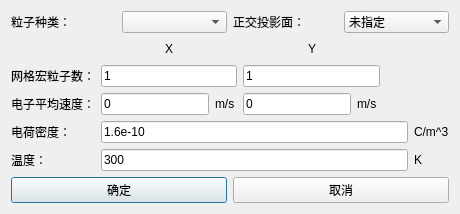
<?xml version="1.0" encoding="UTF-8"?>
<ui version="4.0">
 <class>Dialog</class>
 <widget class="QDialog" name="Dialog">
  <property name="geometry">
   <rect>
    <x>0</x>
    <y>0</y>
    <width>460</width>
    <height>205</height>
   </rect>
  </property>
  <property name="windowTitle">
   <string>Dialog</string>
  </property>
  <layout class="QVBoxLayout" name="verticalLayout">
   <item>
    <layout class="QGridLayout" name="gridLayout">
     <item row="1" column="3">
      <widget class="QComboBox" name="ComboBox_Shadow">
       <item>
        <property name="text">
         <string>未指定</string>
        </property>
       </item>
      </widget>
     </item>
     <item row="1" column="2">
      <widget class="QLabel" name="label_2">
       <property name="text">
        <string>正交投影面：</string>
       </property>
      </widget>
     </item>
     <item row="1" column="0">
      <widget class="QLabel" name="label">
       <property name="text">
        <string>粒子种类：</string>
       </property>
      </widget>
     </item>
     <item row="1" column="1">
      <widget class="QComboBox" name="ComboBox_typesOfParticles"/>
     </item>
    </layout>
   </item>
   <item>
    <layout class="QGridLayout" name="gridLayout_2">
     <item row="2" column="8">
      <widget class="QLabel" name="label_12">
       <property name="text">
        <string>m/s</string>
       </property>
      </widget>
     </item>
     <item row="2" column="5" colspan="3">
      <widget class="QLineEdit" name="lineEdit_Y2">
       <property name="text">
        <string>0</string>
       </property>
      </widget>
     </item>
     <item row="2" column="1" colspan="3">
      <widget class="QLineEdit" name="lineEdit_X2">
       <property name="text">
        <string>0</string>
       </property>
      </widget>
     </item>
     <item row="1" column="1" colspan="4">
      <widget class="QLineEdit" name="lineEdit_X1">
       <property name="text">
        <string>1</string>
       </property>
      </widget>
     </item>
     <item row="3" column="0">
      <widget class="QLabel" name="label_8">
       <property name="text">
        <string>电荷密度：</string>
       </property>
      </widget>
     </item>
     <item row="3" column="1" colspan="9">
      <widget class="QLineEdit" name="lineEdit_density">
       <property name="text">
        <string>1.6e-10</string>
       </property>
      </widget>
     </item>
     <item row="2" column="4">
      <widget class="QLabel" name="label_11">
       <property name="text">
        <string>m/s</string>
       </property>
      </widget>
     </item>
     <item row="1" column="0">
      <widget class="QLabel" name="label_3">
       <property name="text">
        <string>网格宏粒子数：</string>
       </property>
      </widget>
     </item>
     <item row="4" column="0">
      <widget class="QLabel" name="label_9">
       <property name="text">
        <string>温度：</string>
       </property>
      </widget>
     </item>
     <item row="2" column="0">
      <widget class="QLabel" name="label_4">
       <property name="text">
        <string>电子平均速度：</string>
       </property>
      </widget>
     </item>
     <item row="3" column="10">
      <widget class="QLabel" name="label_14">
       <property name="text">
        <string>C/m^3</string>
       </property>
      </widget>
     </item>
     <item row="4" column="1" colspan="9">
      <widget class="QLineEdit" name="lineEdit_temp">
       <property name="text">
        <string>300</string>
       </property>
      </widget>
     </item>
     <item row="0" column="1" colspan="4">
      <layout class="QHBoxLayout" name="horizontalLayout_2">
       <item>
        <spacer name="horizontalSpacer">
         <property name="orientation">
          <enum>Qt::Horizontal</enum>
         </property>
         <property name="sizeHint" stdset="0">
          <size>
           <width>40</width>
           <height>20</height>
          </size>
         </property>
        </spacer>
       </item>
       <item>
        <widget class="QLabel" name="label_5">
         <property name="text">
          <string>X</string>
         </property>
        </widget>
       </item>
       <item>
        <spacer name="horizontalSpacer_2">
         <property name="orientation">
          <enum>Qt::Horizontal</enum>
         </property>
         <property name="sizeHint" stdset="0">
          <size>
           <width>40</width>
           <height>20</height>
          </size>
         </property>
        </spacer>
       </item>
      </layout>
     </item>
     <item row="4" column="10">
      <widget class="QLabel" name="label_10">
       <property name="text">
        <string>K</string>
       </property>
      </widget>
     </item>
     <item row="0" column="5" colspan="4">
      <layout class="QHBoxLayout" name="horizontalLayout_3">
       <item>
        <spacer name="horizontalSpacer_4">
         <property name="orientation">
          <enum>Qt::Horizontal</enum>
         </property>
         <property name="sizeHint" stdset="0">
          <size>
           <width>40</width>
           <height>20</height>
          </size>
         </property>
        </spacer>
       </item>
       <item>
        <widget class="QLabel" name="label_6">
         <property name="text">
          <string>Y</string>
         </property>
        </widget>
       </item>
       <item>
        <spacer name="horizontalSpacer_3">
         <property name="orientation">
          <enum>Qt::Horizontal</enum>
         </property>
         <property name="sizeHint" stdset="0">
          <size>
           <width>40</width>
           <height>20</height>
          </size>
         </property>
        </spacer>
       </item>
      </layout>
     </item>
     <item row="1" column="5" colspan="4">
      <widget class="QLineEdit" name="lineEdit_Y1">
       <property name="text">
        <string>1</string>
       </property>
      </widget>
     </item>
    </layout>
   </item>
   <item>
    <layout class="QHBoxLayout" name="horizontalLayout">
     <item>
      <widget class="QPushButton" name="pb_ok">
       <property name="text">
        <string>确定</string>
       </property>
      </widget>
     </item>
     <item>
      <widget class="QPushButton" name="pb_cancel">
       <property name="text">
        <string>取消</string>
       </property>
      </widget>
     </item>
    </layout>
   </item>
  </layout>
 </widget>
 <resources/>
 <connections/>
</ui>
